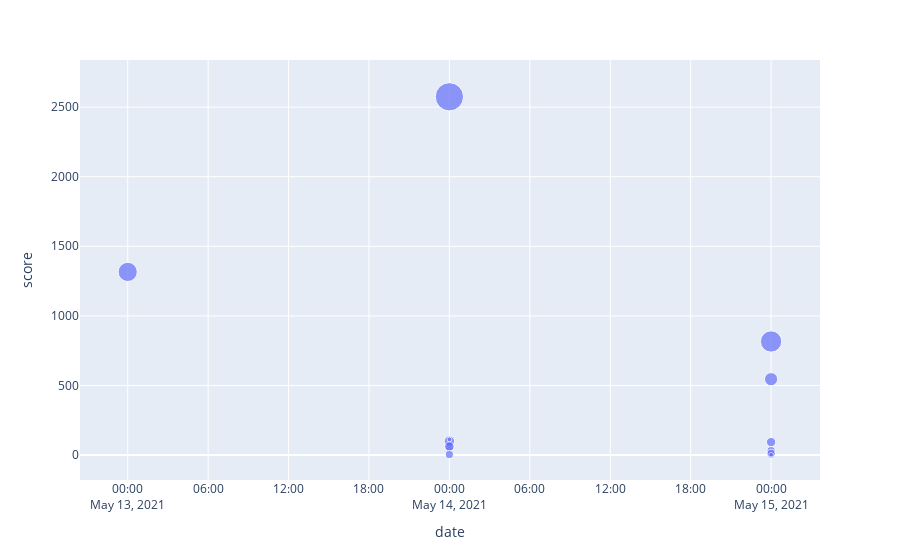

This figure's notebook cell:
### Code cell
# new_df = px.data.gapminder()

# new_df.head(5)
fig = px.scatter(
    df.query('platform==1'),
    x="date", y="score",
             size="total comments", 
#                  color="continent",
                 hover_name="title")
fig.show()

### Figure 1 — Plotly figure (JSON) as saved in the notebook; plotly's stock layout.template omitted (floating-point values rounded to 4 significant figures)
{"data": [{"hovertemplate": "<b>%{hovertext}</b><br><br>date=%{x}<br>score=%{y}<br>total comments=%{marker.size}<extra></extra>", "hovertext": ["WiseNEEK 🙏🙏🙏", "He’s happy Btw not crying. He’s crying from happiness", "Move over KSimon, MOLABI is Here", "Can he do it this time?", "Ethan Sister.", "Can you guys make a part 2 of this after the whole covid ting?", "Make it happen!", "Messi’s inspiration credit: @messi.policeforce ig", "Harry at his best!", "pokimane reacting w2s diss track", "Sidemen 4th Anime Opening", "Just going to leave this here", "Logan Paul vs Jake Paul?", "Ethan and Harry about to get to work", "Name a more iconic trio I'll wait", "Anyone know her instagram?", "7 LEGENDS👑 / ART FULLY MADE BY ME | INSTAGRAM: TJVSN", "Sidemen should post a fishing challenge", "Sidemen should post a fishing challenge", "Found Ethan’s dad", "Drew what the world wants to see before Jj actually does it! KSI vs Jake!", "WTF", "Uhhh JJ?", "🥶🥶", "If Gib beats Taylor Holder and Deji beats Vinnie Hacker JJ has to bring this guy back to his thumbnails how about that", "5yr olds when they get a 50 pound note", "WE NEED A REMAKE. One of the best vids with the sidemen to date", "You never told us you starred in an AD 😆", "Even the game knows he is fatneek", "If Spongebob fell in ye blender!", "r/ksi VS r/Sidemen", "Who else is waiting jj to release the album and the music ting just for this cunt to die and float to the atmosphere", "I hate when that happens", "This is what JJ will do to Jake Paul...", "It would be so dope", "Why did Tobi fall down like a character in Toy Story when Andy comes back?😂😂", "Nostalgia", "sidemen tinder Yung filly \"clapped\"", "Look at the Ethan transformation! CRAZY, my Man Ethan has been through a lot..", "Sidemen Sunday Video Idea", "Just gonna leave this here", "When JJ gives apology to Simon", "Help it", "What goes on inside his mind??", "Gymshark Behz. I've got 2 cool graphic pieces for you", "Don’t have enough karma to post on r/ksi, but, Original.", "Do you are have stupid?", "It izz what it izz", "What's Going On With The Beta Squad??", "This should be a show fr fr"], "legendgroup": "", "marker": {"color": "#636efa", "size": [21, 8, 37, 0, 4, 0, 0, 0, 3, 3, 0, 0, 3, 0, 1, 0, 0, 0, 0, 0, 0, 0, 0, 4, 0, 0, 2, 0, 5, 0, 0, 0, 0, 17, 1, 4, 0, 0, 0, 0, 0, 0, 0, 0, 0, 0, 3, 0, 0, 0], "sizemode": "area", "sizeref": 0.0925, "symbol": "circle"}, "mode": "markers", "name": "", "orientation": "v", "showlegend": false, "type": "scatter", "x": ["2021-05-15", "2021-05-15", "2021-05-14", "2021-05-15", "2021-05-15", "2021-05-15", "2021-05-15", "2021-05-15", "2021-05-15", "2021-05-15", "2021-05-15", "2021-05-15", "2021-05-15", "2021-05-15", "2021-05-15", "2021-05-15", "2021-05-15", "2021-05-15", "2021-05-15", "2021-05-15", "2021-05-15", "2021-05-15", "2021-05-15", "2021-05-14", "2021-05-15", "2021-05-15", "2021-05-14", "2021-05-15", "2021-05-14", "2021-05-15", "2021-05-15", "2021-05-15", "2021-05-15", "2021-05-13", "2021-05-14", "2021-05-14", "2021-05-15", "2021-05-15", "2021-05-14", "2021-05-15", "2021-05-15", "2021-05-15", "2021-05-14", "2021-05-14", "2021-05-14", "2021-05-15", "2021-05-14", "2021-05-14", "2021-05-15", "2021-05-15"], "xaxis": "x", "y": [816, 545, 2574, 28, 93, 5, 4, 19, 32, 4, 2, 37, 13, 2, 2, 1, 1, 1, 1, 1, 1, 1, 7, 59, 1, 11, 72, 1, 100, 0, 0, 10, 6, 1316, 112, 62, 3, 0, 44, 3, 3, 1, 6, 33, 18, 3, 4, 3, 0, 1], "yaxis": "y"}], "layout": {"legend": {"itemsizing": "constant", "tracegroupgap": 0}, "margin": {"t": 60}, "xaxis": {"anchor": "y", "domain": [0, 1], "title": {"text": "date"}}, "yaxis": {"anchor": "x", "domain": [0, 1], "title": {"text": "score"}}}}
